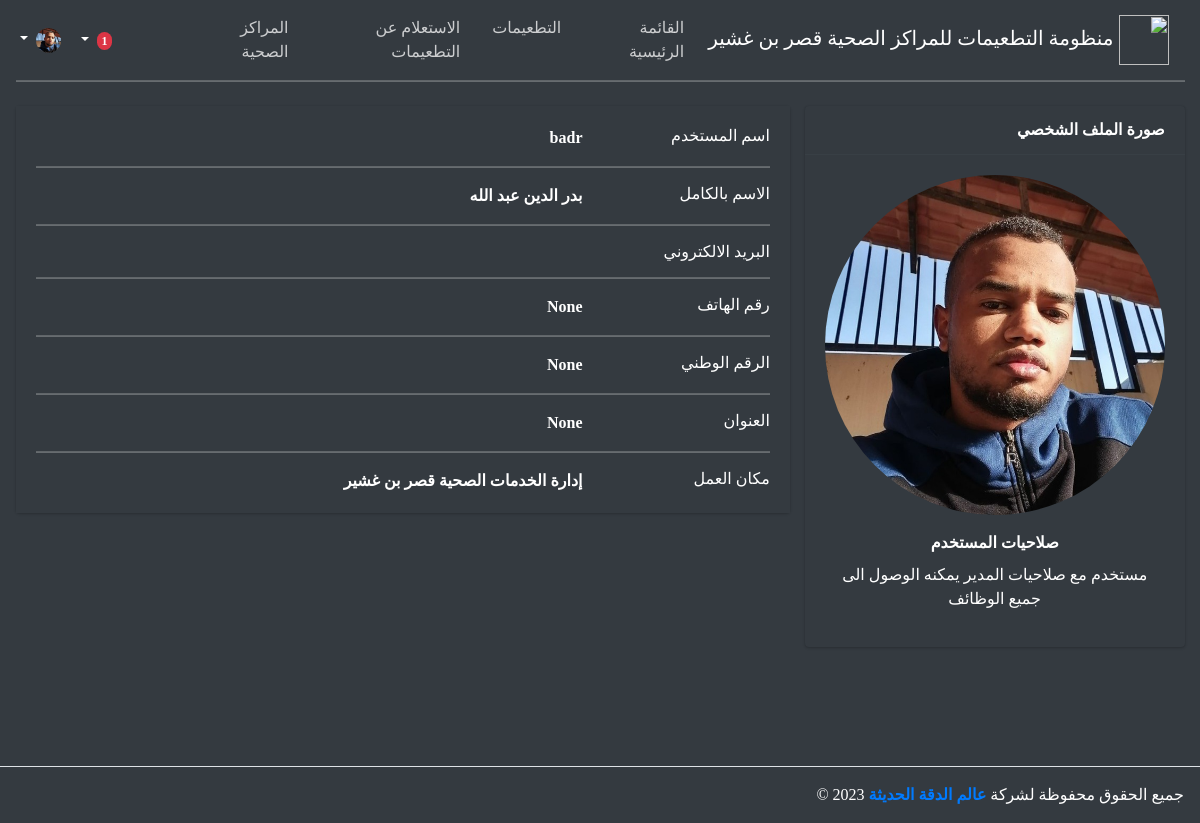
/Accounts/profile/ (signed in), run on the app's committed database.
### accounts/models.py (models this page shows, shortened)
class Profile(models.Model):
    user=models.OneToOneField(User,on_delete=models.CASCADE)
    national_number= models.BigIntegerField(blank=True,null=True)
    address= models.CharField(max_length=50, blank=True, null=True)
    phone_number=models.CharField(max_length=15,null=True,blank=True)
    user_photo=models.ImageField(upload_to=upload_pics,null=True,blank=True)
    job_title= models.CharField(max_length=50,blank=True,null=True)
    job_place=models.ForeignKey(JobPlace,on_delete=models.SET_NULL, null=True,blank=True)

### vaccination_store/models.py (models this page shows)
class JobPlace(models.Model):
    name = models.CharField(max_length=200)
    address = models.CharField(max_length=50)
    location = models.URLField()
    phone_number = models.CharField(max_length=15)
    def __str__(self):
        return self.name

### accounts/views.py (the view)
# urls.py: path("profile/",views.profile_view,name='profile'),
@login_required(login_url="page_not_found")
def profile_view(request):
    profile=get_object_or_404(Profile,user=request.user)
    if profile.user.is_superuser :
        perm="مستخدم مع صلاحيات المدير يمكنه الوصول الى جميع الوظائف"
    elif profile.user.is_staff and not profile.user.is_superuser:
        perm="مستخدم مع صلاحيات تعديل و البحث"
    else:
        perm="مستخدم مع صلاحيات البحث فقط"
    return render(request,"accounts/profile.html",{"profile":profile,"perm":perm})

### templates/accounts/profile.html (shortened to what this page needs)
{% extends 'base.html' %} {% load static %}
{% block content %}
<div style="direction: rtl" class="wrapper">
  <div class="content-wrapper bg-dark">
    <div class="content bg-dark">
      <div class="container-fluid bg-dark">
        <hr class="mt-0 mb-4" />
        <div class="row">
          <div class="col-xl-4 ">
            <div class="card mb-4 mb-xl-0 bg-dark">
              <div class="card-header text-bold">صورة الملف الشخصي</div>
              <div class="card-body text-center">
                <img
                  class="img-account-profile rounded-circle mb-3 h-100 w-100"
                  src="{% if profile.user_photo %}{{profile.user_photo.url}}{% else %}{% static 'home/default_imges/user-defualt.png' %}{% endif %}"
                  alt="" />
                <div class="mb-3">
                  <label for="group">صلاحيات المستخدم</label>
                   <div class="text-center">
                    {{perm}}
                   </div>
                </div>
              </div>
            </div>
          </div>
          <div class="col-md-8 bg-dark">
            <div class="card mb-3 bg-dark">
              <div class="card-body bg-dark">
                <div class="row">
                  <div class="col-sm-3">
                    <h6 class="mb-0">اسم المستخدم</h6>
                  </div>
                  <div class="col-sm-9 text-bold">
                    {{user.username}}
                  </div>
                </div>
                <hr />
                <div class="row">
                  <div class="col-sm-3 ">
                    <h6 class="mb-0">الاسم بالكامل</h6>
                  </div>
                  <div class="col-sm-9 text-bold ">
                    {{user.first_name}} {{user.last_name}}
                  </div>
                </div>
                <hr />
                <div class="row">
                  <div class="col-sm-3">
                    <h6 class="mb-0">البريد الالكتروني</h6>
                  </div>
                  <div class="col-sm-9  text-bold">{{user.email}}</div>
                </div>
                <hr />
                <div class="row">
                  <div class="col-sm-3">
                    <h6 class="mb-0">رقم الهاتف</h6>
                  </div>
                  <div class="col-sm-9 text-bold">
                    {{profile.phone_number}}
                  </div>
                </div>
                <hr />
                <div class="row">
                  <div class="col-sm-3 ">
                    <h6 class="mb-0">الرقم الوطني</h6>
                  </div>
                  <div class="col-sm-9 text-bold ">
                    {{profile.national_number}}
                  </div>
                </div>
                <hr />
                <div class="row">
                  <div class="col-sm-3">
                    <h6 class="mb-0">العنوان</h6>
                  </div>
                  <div class="col-sm-9 text-bold ">{{profile.address}}</div>
                </div>
                <hr />
                <div class="row">
                  <div class="col-sm-3">
                    <h6 class="mb-0">مكان العمل</h6>
                  </div>
                  <div class="col-sm-9 text-bold ">{{profile.job_place}}</div>
                </div>
              </div>
            </div>
          </div>
        </div>
      </div>
    </div>
  </div>
</div>
{% endblock content %}

### templates/parts/navbar.html (shortened to what this page needs)
{% load static %}
{% with current_page=request.resolver_match.url_name %}
<nav
  class="navbar navbar-expand-lg navbar-dark"
  style="color: white !important">
  <div class="container-fluid">
    <div class="collapse navbar-collapse" id="navbarSupportedContent">
      <a class="navbar-brand mt-2 mt-lg-0" href="#">
        <img
          src="{% static 'dist/img/1.png' %}"
          height="50"
          width="50"
          alt=""
          loading="lazy" />
        منظومة التطعيمات للمراكز الصحية قصر بن غشير
      </a>
      <ul class="navbar-nav me-auto mb-2 mb-lg-0">
        <li
          class="nav-item {% if 'index_view' == current_page %} active {% endif %}">
          <a class="nav-link" href="{% url 'index_view' %}">القائمة الرئيسية</a>
        </li>
        <li
          class="nav-item {% if 'vaccination' == current_page %} active {% endif %}">
          <a class="nav-link"
            {% if not user.is_authenticated %} onclick="UpdateMessage('تسجيل الدخول اجباري للوصول لهذه الميزة')"data-bs-toggle="modal"
            data-bs-target="#loginModal"
           {% elif not user.is_superuser %}
            data-bs-toggle="modal"
            data-bs-target="#loginModal"
            onclick="UpdateMessage('هذا المستخدم لا يملك الصلاحيات للوصل لهذه الصفحة قم بتسجيل الدخول بمستخدم اخر')"
           {% else %}
            href="{% url 'vaccination' %}"
            {% endif %}>التطعيمات</a>
        </li>
        <li
          class="nav-item {% if 'vaccine_querey' == current_page %} active {% endif %}">
          <a class="nav-link" href="#">الاستعلام عن التطعيمات</a>
        </li>
        <li
          class="nav-item {% if 'job_places' == current_page %} active {% endif %}">
          <a class="nav-link" {% if not user.is_authenticated %} onclick="UpdateMessage('تسجيل الدخول اجباري للوصول لهذه الميزة')"data-bs-toggle="modal"
            data-bs-target="#loginModal"
           {% elif not user.is_superuser %}
            data-bs-toggle="modal"
            data-bs-target="#loginModal"
            onclick="UpdateMessage('هذا المستخدم لا يملك الصلاحيات للوصل لهذه الصفحة قم بتسجيل الدخول بمستخدم اخر')"
           {% else %}
           href="{% url 'job_places' %}"
           {% endif %}>المراكز الصحية</a>
        </li>
      </ul>
    </div>
    <div class="d-flex align-items-center">
      <a class="text-reset" href="#">
        <label for="lightSwitch" class="fas fa-moon"></label>
      </a>
      {% if user.is_authenticated %}
      <a class="text-reset me-3" href="#">
        <i class="fas fa-shopping-cart"></i>
      </a>
      <div class="dropdown">
        <a
          class="text-reset me-3 dropdown-toggle hidden-arrow"
          href="#"
          id="navbarDropdownMenuLink"
          data-bs-toggle="dropdown"
          ,
          aria-haspopup="true"
          ,
          aria-expanded="false"
          ,>
          <i class="fas fa-bell"></i>
          <span class="badge rounded-pill badge-notification bg-danger">1</span>
        </a>
      </div>
      <div class="dropdown">
        <a
          class="text-reset me-3 dropdown-toggle hidden-arrow"
          href="#"
          id="navbarDropdownMenuAvatar"
          data-bs-toggle="dropdown"
          aria-haspopup="true"
          aria-expanded="false">
          <img
            src="{% if user.profile.user_photo %}{{user.profile.user_photo.url}}{% else %}{% static 'home/default_imges/user-defualt.png' %}{% endif %}"
            class="rounded-circle"
            height="25"
            loading="lazy" />
        </a>
      </div>
      {% endif %}
    </div>
  </div>
</nav>
{% endwith %}

### data on the page
Profile: user_photo (picture), phone_number "None", national_number "None", address "None", job_place "إدارة الخدمات الصحية قصر بن غشير"

### other printed values
{{ perm }} "مستخدم مع صلاحيات المدير يمكنه الوصول الى جميع الوظائف"
{{ user.username }} "badr"
{{ user.first_name }} "بدر الدين"
{{ user.last_name }} "عبد الله"
